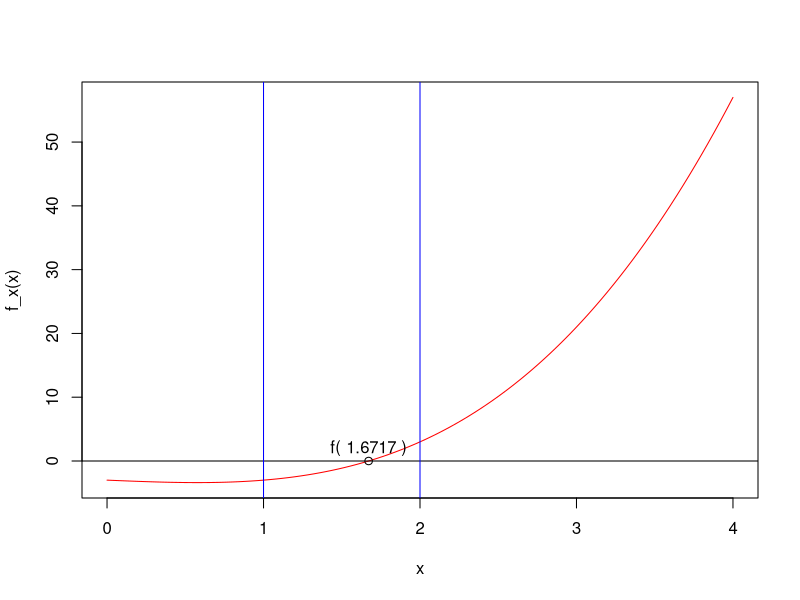

R code for this plot:
## ---- chunk 1
f_x <- function(x){x^3-x-3}
a <- 1
b <- 2
tol <- 0.0001

bisection_table <- list(
  "Iteration" = c(),
  "a" = c(),
  "b" = c(),
  "c" = c(),
  "f_c" = c(),
  "Err." = c()
)

# Bisection Method Algorithm
iters <- 1
repeat {
  c <- (a + b) / 2
  abs_err <- abs(b - c)
  f_c <- f_x(c)
  
  bisection_table$Iteration <- c(bisection_table$Iteration, iters)
  bisection_table$a <- c(bisection_table$a, a)
  bisection_table$b <- c(bisection_table$b, b)
  bisection_table$c <- c(bisection_table$c, c)
  bisection_table$f_c <- c(bisection_table$f_c, f_c)
  bisection_table$Err. <- c(bisection_table$Err., abs_err)
  
  if(abs_err <= tol){
    break
  }
  
  if(f_x(b) * f_x(c) <= 0){
    a <- c
  } else {
    b <- c
  }
  
  iters <- iters + 1
}

root <- c
bisection_table_df <- as.data.frame(bisection_table)
bisection_table_df
## ---- chunk 2
curve(f_x, from=0, to=4, col='red')
abline(h=0)

# a and b
abline(v=1, col='blue')
abline(v=2, col='blue')

# root
points(root, 0)
text(c, 2, paste('f(',round(root, 4),')'))
## ---- chunk 3
f_x <- function(x) { -3*x^3 + 2 * exp(x^2/2) - 1 }
f_prime <- function(x) { 2 * x * exp(x^2 / 2) - 9 * x^2 }
tol <- 0.0001
x_curr <- 1

newton_table <- list(
  "Iteration" = c(),
  "x_curr" = c(),
  "f_x" = c(),
  "f_prime" = c(),
  "x_next" = c(),
  "Err." = c()
)

# Newton's Method Algorithm
iters <- 1
repeat {
  f_curr <- f_x(x_curr)
  f_prime_curr <- f_prime(x_curr)
  
  x_next <- x_curr - f_curr / f_prime_curr
  newton_abs_err <- abs(x_next - x_curr)
  
  newton_table$Iteration <- c(newton_table$Iteration, iters)
  newton_table$x_curr <- c(newton_table$x_curr, x_curr)
  newton_table$f_x <- c(newton_table$f_x, f_curr)
  newton_table$f_prime <- c(newton_table$f_prime, f_prime_curr)
  newton_table$x_next <- c(newton_table$x_next, x_next)
  newton_table$Err. <- c(newton_table$Err., newton_abs_err)
  
  if (newton_abs_err <= tol) {
    break
  }
  
  x_curr <- x_next
  iters <- iters + 1
}

newton_table_df <- as.data.frame(newton_table)
newton_table_df
## ---- chunk 4
x_curr <- 2
newton_table_2 <- list(
  "Iteration" = c(),
  "x_curr" = c(),
  "f_x" = c(),
  "f_prime" = c(),
  "x_next" = c(),
  "Err." = c()
)

iters <- 1
repeat {
  f_curr <- f_x(x_curr)
  f_prime_curr <- f_prime(x_curr)
  
  x_next <- x_curr - f_curr / f_prime_curr
  newton_abs_err <- abs(x_next - x_curr)
  
  newton_table_2$Iteration <- c(newton_table_2$Iteration, iters)
  newton_table_2$x_curr <- c(newton_table_2$x_curr, x_curr)
  newton_table_2$f_x <- c(newton_table_2$f_x, f_curr)
  newton_table_2$f_prime <- c(newton_table_2$f_prime, f_prime_curr)
  newton_table_2$x_next <- c(newton_table_2$x_next, x_next)
  newton_table_2$Err. <- c(newton_table_2$Err., newton_abs_err)
  
  if (newton_abs_err <= tol) {
    break
  }
  
  x_curr <- x_next
  iters <- iters + 1
}

newton_table_2_df <- as.data.frame(newton_table_2)
newton_table_2_df
## ---- chunk 5
secant_table <- list(
  "x_prev" = c(),
  "x_curr" = c(),
  "x_next" = c(),
  "f_x_curr" = c(),
  "f_x_prev" = c(),
  "Error" = c()
)

MySecant <- function(f, x_prev, x, tol, table) {
  f_x_prev <- f(x_prev)
  f_x <- f(x)
  
  num <- x - x_prev
  den <- f_x - f_x_prev
  
  next_x <- x - f_x * (num / den)
  abs_err <- abs(next_x - x)
  
  table$x_prev <- c(table$x_prev, x_prev)
  table$x_curr <- c(table$x_curr, x)
  table$x_next <- c(table$x_next, next_x)
  table$f_x_prev <- c(table$f_x_prev, f_x_prev)
  table$f_x_curr <- c(table$f_x_curr, f_x)
  table$Error <- c(table$Error, abs_err)
  
  if (abs_err <= tol) {
    return(list(root = next_x, table = table))
  } else {
    return(MySecant(f, x, next_x, tol, table))
  }
}

result <- MySecant(f_x, 0, 1, 0.001, secant_table)

secant_table_df <- as.data.frame(result$table)
secant_table_df
## ---- chunk 6
LU <- function(mat){
  upper <- mat
  n <- nrow(mat)
  lower <- diag(n)
  
  for(col in 1:(n-1)){
    for(row in (col+1):n){
      m <- upper[row, col] / upper[col, col]
      lower[row, col] <- m
      upper[row,] = upper[row,] - m * upper[col,]
      print(sprintf("Row Operation: R_%d ← R_%d - (%.2f)R_%d", row, row, m, col))
      print("Upper:")
      print(upper)
      print("Lower:")
      print(lower)
    }
  }
  
  return(list(L = lower, U = upper))
}

A = matrix(c(2, 3, -1, 4, -1, 2, -3, 2, 1), nrow=3, byrow=TRUE)
b = matrix(c(5, 6, -4), nrow=3, byrow=TRUE)
lu_results = LU(A)

L = lu_results$L
U = lu_results$U
n <- nrow(L)

# Solving for y using Ly = b (Forward Substitution)
y <- matrix(0, nrow=3, ncol=1)

for(i in 1:n){
  sum_l <- 0
  if(i > 1){
    for(j in 1:(i-1)){
      sum_l <- sum_l + L[i,j] * y[j,1]
    }
  }
  y[i,1] <- b[i,1] - sum_l
}
print(round(y, 4))

# Solving for x using Ux = y (Backward Substitution)
x = matrix(0, nrow=3, ncol=1)

for(i in 3:1){
  sum_u <- 0
  if (i < n) {
    for(j in (i+1):n){
      sum_u <- sum_u + U[i,j] * x[j,1]
    }
  }
  x[i,1] <- (y[i,1] - sum_u) / U[i,i]
}
print(round(x, 4))
## ---- chunk 7
A = matrix(c(2, 3, -1, 4, -1, 2, -3, 2, 1), nrow=3, byrow=TRUE)
b = matrix(c(5, 6, -4), nrow=3, byrow=TRUE)

LUD_jacobi <- function(mat){
  n <- nrow(mat)
  lower <- matrix(0, nrow=n, ncol=n)
  upper <- matrix(0, nrow=n, ncol=n)
  diag  <- matrix(0, nrow=n, ncol=n)
  
  for(i in 1:n){
    diag[i,i] <- mat[i,i]
    j <- 1
    while(j <= (i-1)){
      lower[i,j] <- mat[i,j]
      upper[j,i] <- mat[j,i]
      j <- j + 1 
    }
  }
  
  return(list(L = lower, U = upper, D = diag))
}

LUD_results <- LUD_jacobi(A)

# Lower Triangle
L <- LUD_results$L
L

# Upper Triangle
U <- LUD_results$U
U

# Diagonal
D <- LUD_results$D
D

x <- matrix(0, nrow=3, ncol=1)
tol <- 0.001
for(i in 1:200){
  x <- (-1*solve(D)) %*% (L + U) %*% x + solve(D) %*% b
}
print(round(x, digits = 2))
## ---- chunk 8
x <- matrix(0, nrow=3, ncol=1)
for(i in 1:10){
  #LD <- L + D
  #x <- (-1) %*% solve(LD) %*% U %*% x + solve(LD) %*% b
  #print(x)
}
